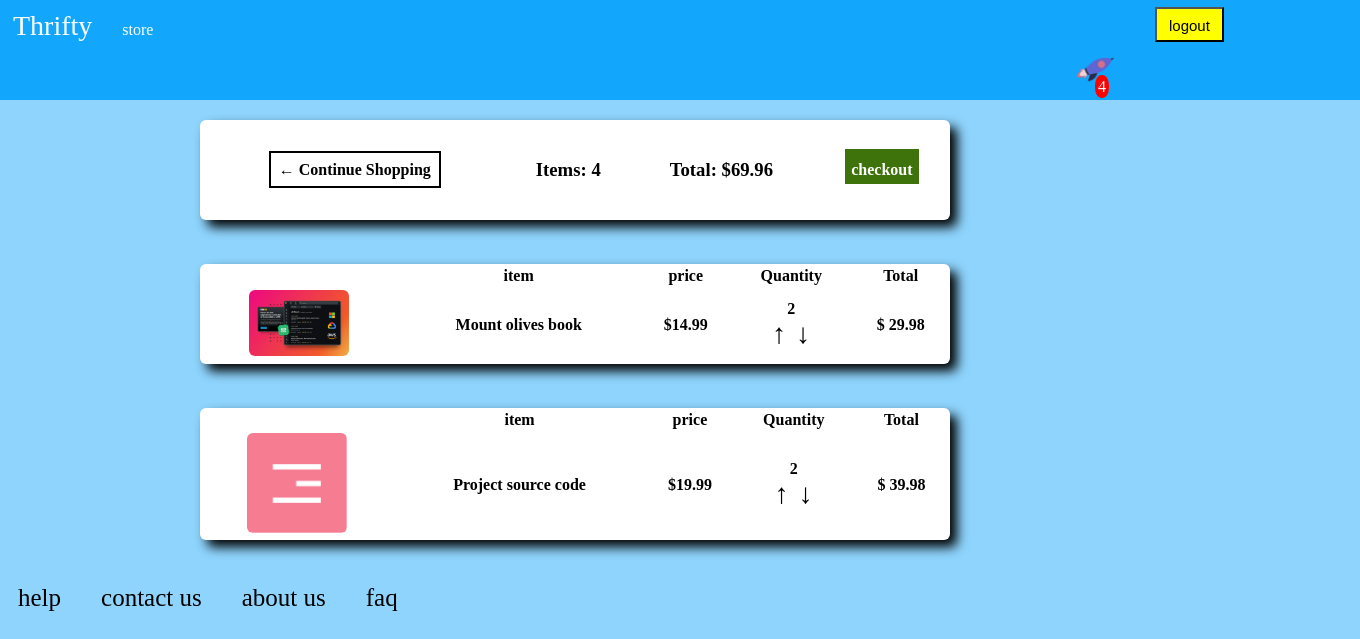
The app's page /cart/ (signed in) with its own data.
### store/models.py (models this page shows, shortened)
class Order(models.Model):
    customer = models.ForeignKey(Customer, on_delete=models.SET_NULL, null=True, blank=True)
    date_ordered = models.DateTimeField(auto_now_add=True)
    complete = models.BooleanField(default=False, null=True, blank=False)
    transaction_id = models.CharField(max_length=100, null=True)
    @property
    def get_cart_total(self):
        orderitems = self.orderitem_set.all()
        total = sum([item.get_total for item in orderitems])
        return total
    @property
    def get_cart_items(self):
        orderitems = self.orderitem_set.all()
        total = sum([item.quantity for item in orderitems])
        return total

class OrderItem(models.Model):
    product = models.ForeignKey(Product, on_delete=models.SET_NULL, null=True, blank=True)
    order = models.ForeignKey(Order, on_delete=models.SET_NULL, null=True, blank=True)
    quantity = models.IntegerField(default=0, null=True, blank=True)
    date_added = models.DateTimeField(auto_now_add=True)
    @property
    def get_total(self):
        total = self.product.price*self.quantity
        return total

class Product(models.Model):
    name = models.CharField(max_length=200, null=True)
    price = models.FloatField()
    digital = models.BooleanField(default=False, null=True, blank=False)
    image = models.ImageField(null=True, blank=True)
    @property
    def imageURL(self):
        try:
            url = self.image.url
        except:
            url = ""
        return url

### store/views.py (the view, shortened to what this page needs)
# urls.py: path('cart/', views.cart, name='cart'),
def cart(request):
    if request.user.is_authenticated:
        customer = request.user.customer
        order, created = Order.objects.get_or_create(customer=customer, complete=False)
        items = order.orderitem_set.all()
        cartItems = order.get_cart_items
    context = {'items':items, 'order':order, 'cartItems':cartItems}
    return render(request, 'store/cart.html', context)

### store/templates/store/cart.html (shortened to what this page needs)
{% extends 'store/base.html' %}
{% load static %}
{% block css %}<link rel="stylesheet" href="{% static 'store/styles.css' %}">{% endblock %}
{% block body %}
    <div class="total">
        <table>
            <tr>
                <th><a href="{% url 'store' %}" id="c_shopping">&#x2190; Continue Shopping</a></th>
                <th><h3>Items: <strong>{{cartItems}}</strong></h3></th>
                <th><h3>Total: <strong>${{order.get_cart_total|floatformat:2}}</strong></h3></th>
                <th><a href="{% url 'checkout' %}" id="checkout">checkout</a></th>
            </tr>
        </table>
    </div>
    {% for item in items %}
    <div class="cart_list">
        <table>
            <tr id="table_top">
                <div style="flex:2"><th></th></div>
                <div style="flex:2"><th>item</th></div>
                <div style="flex:2"><th>price</th></div>
                <div style="flex:2"><th>Quantity</th></div>
                <div style="flex:2"><th>Total</th></div>
            </tr>
            <tr>
                <div style="flex:2"><th><img src="{{item.product.imageURL}}" alt=""></th></div>
                <div style="flex:2"><th>{{item.product.name}}</th></div>
                <div style="flex:2"><th>${{item.product.price|floatformat:2}}</th></div>
                <div style="flex:2">
                    <th>{{item.quantity}}
                        <div>
                            <a href="#" data-product={{item.product.id}} data-action="add" class="update_cart btn"><strong>&#8593;</strong></a>
                            <a href="#" data-product={{item.product.id}} data-action = "remove"class="update_cart btn"><strong>&#8595;</strong></a>
                        </div>
                    </th>
                </div>
                <div style="flex:2"><th>$ {{item.get_total|floatformat:2}}</th></div>
            </tr>
        </table>
    {% endfor %}
    </div>
{% endblock %}

### store/templates/store/base.html (shortened to what this page needs)
<!DOCTYPE html>
{% load static %}
<html lang="en">
<head>
    <link rel="stylesheet" href="{% static 'store/styles.css' %}">
    {% block css %}{% endblock %}
</head>
<body>
    <nav id="main_nav">
        <a class="logo" href="/">Thrifty</a>
        <a href="{% url 'store' %}">store</a>
            {% if user.is_authenticated %}
                <div class="abit">
                    <form action="{% url 'logout' %}" method="post">
                        <input id="login_btn" type="submit" value="logout">
                    </form>
                </div>
            {% else %}
                <a href="{% url 'signup' %}" id="login_btn">signup</a>
            {% endif %}
            <div class="abitt">
                <a href="{% url 'cart' %}"><img id="cart_img" src="{% static 'store/images/cart.png' %}" alt=""></a>
                <p class="cart_count">{{cartItems}}</p>
            </div>
    </nav>
    <div class="container">
        {% block body %} {% endblock %}
    </div>
    <footer>
        <a class="footer"href="#">help</a>
        <a class="footer"href="#">contact us</a>
        <a class="footer"href="#">about us</a>
        <a class="footer"href="#">faq</a>
    </footer>
</body>
</html>

### store/static/store/styles.css (style rules this page uses)
body { margin: 0px; padding: 0px; background-color: rgb(142, 212, 253); overflow-x: hidden; }
#main_nav { display: block; background-color: rgb(18, 167, 253); height: 90px; padding-top: 10px; }
.abitt { position: relative; right: -20px; top: -40px; }
.abit { position: relative; right: -150px; top: -40px; }
.logo { font-size: 28px; }
#main_nav a { text-decoration: none; color: white; margin-top: 5px; padding: 13px; }
#main_nav #login_btn { background-color: yellow; color: black; padding: 8px 12px 6px 12px; position: relative; left: 1000px; }
#cart_img { width: 45px; position: relative; left: 1040px; }
.cart_count { display: inline; background-color: red; border-radius: 45%; padding: 3px; color: white; position: relative; left: 1000px; }
th img { width: 100px; border-radius: 6px; }
th { margin: 40px; }
table { margin-left: 200px; margin-bottom: 44px; margin-top: 20px; width: 750px; height: 100px; box-shadow: 7px 7px 12px black; background-color: white; border-radius: 6px; }
table #checkout { color: white; background-color: rgb(62, 114, 11); padding: 12px 6px 6px 6px; text-decoration: none; }
table #c_shopping { border: 2px solid black; color: black; text-decoration: none; padding: 8px; }
#table_top { border-bottom: 2px solid black; margin-bottom: 2em; }
table .btn { font-size: 28px; text-decoration: none; color: black; padding: 3px; }
input { margin: 5px; font-size: 15px; padding: 6px; }
.footer { color: black; text-decoration: none; font-size: 25px; padding: 18px; }

### records on screen
Order: get_cart_total "69.96"
OrderItem: product.imageURL (picture), product.name "Mount olives book", product.price "14.99", quantity "2", get_total "29.98"
OrderItem: product.imageURL (picture), product.name "Project source code", product.price "19.99", quantity "2", get_total "39.98"

### other values on screen
{{ cartItems }} "4"
